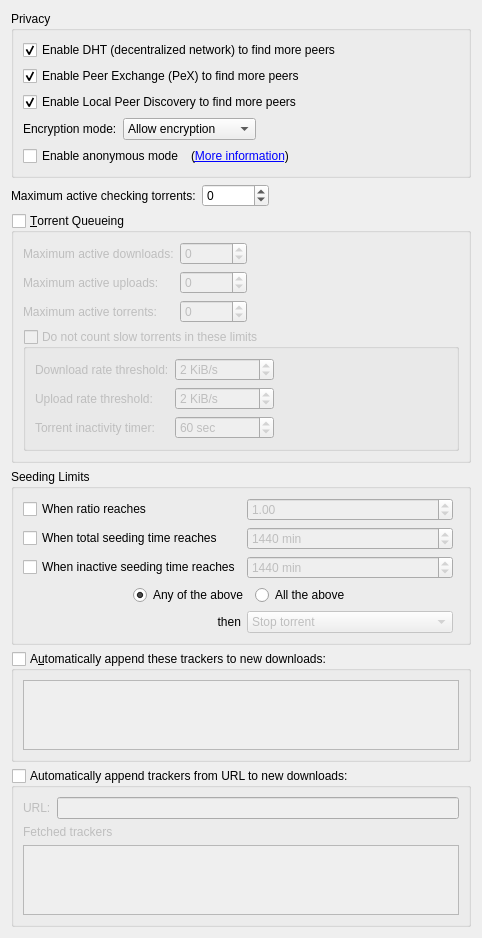
          <widget class="QWidget" name="scrollAreaWidgetContents_4">
           <property name="geometry">
            <rect>
             <x>0</x>
             <y>0</y>
             <width>413</width>
             <height>693</height>
            </rect>
           </property>
           <layout class="QVBoxLayout" name="verticalLayout_7">
            <item>
             <widget class="QGroupBox" name="AddBTFeaturesBox">
              <property name="title">
               <string>Privacy</string>
              </property>
              <layout class="QVBoxLayout" name="verticalLayout_14">
               <item>
                <widget class="QCheckBox" name="checkDHT">
                 <property name="toolTip">
                  <string>Find peers on the DHT network</string>
                 </property>
                 <property name="text">
                  <string>Enable DHT (decentralized network) to find more peers</string>
                 </property>
                 <property name="checked">
                  <bool>true</bool>
                 </property>
                </widget>
               </item>
               <item>
                <widget class="QCheckBox" name="checkPeX">
                 <property name="toolTip">
                  <string>Exchange peers with compatible Bittorrent clients (µTorrent, Vuze, ...)</string>
                 </property>
                 <property name="text">
                  <string>Enable Peer Exchange (PeX) to find more peers</string>
                 </property>
                 <property name="checked">
                  <bool>true</bool>
                 </property>
                </widget>
               </item>
               <item>
                <widget class="QCheckBox" name="checkLSD">
                 <property name="toolTip">
                  <string>Look for peers on your local network</string>
                 </property>
                 <property name="text">
                  <string>Enable Local Peer Discovery to find more peers</string>
                 </property>
                 <property name="checked">
                  <bool>true</bool>
                 </property>
                </widget>
               </item>
               <item>
                <layout class="QHBoxLayout">
                 <item>
                  <widget class="QLabel" name="lbl_encryption">
                   <property name="text">
                    <string>Encryption mode:</string>
                   </property>
                  </widget>
                 </item>
                 <item>
                  <widget class="QComboBox" name="comboEncryption">
                   <property name="toolTip">
                    <string>Allow encryption: Connect to peers regardless of setting
Require encryption: Only connect to peers with protocol encryption
Disable encryption: Only connect to peers without protocol encryption</string>
                   </property>
                   <item>
                    <property name="text">
                     <string>Allow encryption</string>
                    </property>
                   </item>
                   <item>
                    <property name="text">
                     <string>Require encryption</string>
                    </property>
                   </item>
                   <item>
                    <property name="text">
                     <string>Disable encryption</string>
                    </property>
                   </item>
                  </widget>
                 </item>
                 <item>
                  <spacer>
                   <property name="orientation">
                    <enum>Qt::Orientation::Horizontal</enum>
                   </property>
                   <property name="sizeHint" stdset="0">
                    <size>
                     <width>40</width>
                     <height>20</height>
                    </size>
                   </property>
                  </spacer>
                 </item>
                </layout>
               </item>
               <item>
                <layout class="QHBoxLayout" name="horizontalLayout_6">
                 <item>
                  <widget class="QCheckBox" name="checkAnonymousMode">
                   <property name="toolTip">
                    <string>Enable only when using a proxy or a VPN connection</string>
                   </property>
                   <property name="text">
                    <string>Enable anonymous mode</string>
                   </property>
                  </widget>
                 </item>
                 <item>
                  <widget class="QLabel" name="label_anonymous">
                   <property name="text">
                    <string>(&lt;a href=&quot;https://github.com/qbittorrent/qBittorrent/wiki/Anonymous-Mode&quot;&gt;More information&lt;/a&gt;)</string>
                   </property>
                   <property name="openExternalLinks">
                    <bool>true</bool>
                   </property>
                   <property name="textInteractionFlags">
                    <set>Qt::TextInteractionFlag::LinksAccessibleByKeyboard|Qt::TextInteractionFlag::LinksAccessibleByMouse</set>
                   </property>
                  </widget>
                 </item>
                 <item>
                  <spacer name="horizontalSpacer_14">
                   <property name="orientation">
                    <enum>Qt::Orientation::Horizontal</enum>
                   </property>
                   <property name="sizeHint" stdset="0">
                    <size>
                     <width>40</width>
                     <height>20</height>
                    </size>
                   </property>
                  </spacer>
                 </item>
                </layout>
               </item>
              </layout>
             </widget>
            </item>
            <item>
             <layout class="QHBoxLayout" name="horizontalLayout_20">
              <item>
               <widget class="QLabel" name="labelMaxActiveCheckingTorrents">
                <property name="text">
                 <string>Maximum active checking torrents:</string>
                </property>
               </widget>
              </item>
              <item>
               <widget class="QSpinBox" name="spinBoxMaxActiveCheckingTorrents">
                <property name="specialValueText">
                 <string notr="true">∞</string>
                </property>
                <property name="minimum">
                 <number>-1</number>
                </property>
                <property name="maximum">
                 <number>2147483647</number>
                </property>
               </widget>
              </item>
              <item>
               <spacer name="horizontalSpacer_21">
                <property name="orientation">
                 <enum>Qt::Orientation::Horizontal</enum>
                </property>
                <property name="sizeHint" stdset="0">
                 <size>
                  <width>40</width>
                  <height>20</height>
                 </size>
                </property>
               </spacer>
              </item>
             </layout>
            </item>
            <item>
             <widget class="QGroupBox" name="checkEnableQueueing">
              <property name="title">
               <string>&amp;Torrent Queueing</string>
              </property>
              <property name="checkable">
               <bool>true</bool>
              </property>
              <property name="checked">
               <bool>false</bool>
              </property>
              <layout class="QGridLayout" name="gridLayout_2">
               <item row="0" column="0">
                <widget class="QLabel" name="label_max_active_dl">
                 <property name="text">
                  <string>Maximum active downloads:</string>
                 </property>
                </widget>
               </item>
               <item row="0" column="1">
                <widget class="QSpinBox" name="spinMaxActiveDownloads">
                 <property name="specialValueText">
                  <string>∞</string>
                 </property>
                 <property name="minimum">
                  <number>-1</number>
                 </property>
                 <property name="maximum">
                  <number>2147483647</number>
                 </property>
                </widget>
               </item>
               <item row="0" column="2">
                <spacer name="horizontalSpacer_7">
                 <property name="orientation">
                  <enum>Qt::Orientation::Horizontal</enum>
                 </property>
                 <property name="sizeHint" stdset="0">
                  <size>
                   <width>40</width>
                   <height>20</height>
                  </size>
                 </property>
                </spacer>
               </item>
               <item row="1" column="0">
                <widget class="QLabel" name="label_max_active_up">
                 <property name="text">
                  <string>Maximum active uploads:</string>
                 </property>
                </widget>
               </item>
               <item row="1" column="1">
                <widget class="QSpinBox" name="spinMaxActiveUploads">
                 <property name="specialValueText">
                  <string>∞</string>
                 </property>
                 <property name="minimum">
                  <number>-1</number>
                 </property>
                 <property name="maximum">
                  <number>2147483647</number>
                 </property>
                </widget>
               </item>
               <item row="2" column="0">
                <widget class="QLabel" name="maxActiveTorrents_lbl">
                 <property name="text">
                  <string>Maximum active torrents:</string>
                 </property>
                </widget>
               </item>
               <item row="2" column="1">
                <widget class="QSpinBox" name="spinMaxActiveTorrents">
                 <property name="specialValueText">
                  <string>∞</string>
                 </property>
                 <property name="minimum">
                  <number>-1</number>
                 </property>
                 <property name="maximum">
                  <number>2147483647</number>
                 </property>
                </widget>
               </item>
               <item row="3" column="0" colspan="3">
                <widget class="QGroupBox" name="checkIgnoreSlowTorrentsForQueueing">
                 <property name="title">
                  <string>Do not count slow torrents in these limits</string>
                 </property>
                 <property name="checkable">
                  <bool>true</bool>
                 </property>
                 <property name="checked">
                  <bool>false</bool>
                 </property>
                 <layout class="QGridLayout" name="gridLayout_13">
                  <item row="0" column="0">
                   <widget class="QLabel" name="labelDownloadRateForSlowTorrents">
                    <property name="text">
                     <string>Download rate threshold:</string>
                    </property>
                   </widget>
                  </item>
                  <item row="0" column="1">
                   <widget class="QSpinBox" name="spinDownloadRateForSlowTorrents">
                    <property name="suffix">
                     <string> KiB/s</string>
                    </property>
                    <property name="maximum">
                     <number>2000000</number>
                    </property>
                    <property name="stepType">
                     <enum>QAbstractSpinBox::StepType::AdaptiveDecimalStepType</enum>
                    </property>
                    <property name="value">
                     <number>2</number>
                    </property>
                   </widget>
                  </item>
                  <item row="0" column="2">
                   <spacer name="horizontalSpacer_9">
                    <property name="orientation">
                     <enum>Qt::Orientation::Horizontal</enum>
                    </property>
                    <property name="sizeHint" stdset="0">
                     <size>
                      <width>40</width>
                      <height>20</height>
                     </size>
                    </property>
                   </spacer>
                  </item>
                  <item row="1" column="0">
                   <widget class="QLabel" name="labelUploadRateForSlowTorrents">
                    <property name="text">
                     <string>Upload rate threshold:</string>
                    </property>
                   </widget>
                  </item>
                  <item row="1" column="1">
                   <widget class="QSpinBox" name="spinUploadRateForSlowTorrents">
                    <property name="suffix">
                     <string> KiB/s</string>
                    </property>
                    <property name="maximum">
                     <number>2000000</number>
                    </property>
                    <property name="stepType">
                     <enum>QAbstractSpinBox::StepType::AdaptiveDecimalStepType</enum>
                    </property>
                    <property name="value">
                     <number>2</number>
                    </property>
                   </widget>
                  </item>
                  <item row="2" column="0">
                   <widget class="QLabel" name="labelSlowTorrentInactivityTimer">
                    <property name="text">
                     <string>Torrent inactivity timer:</string>
                    </property>
                   </widget>
                  </item>
                  <item row="2" column="1">
                   <widget class="QSpinBox" name="spinSlowTorrentsInactivityTimer">
                    <property name="suffix">
                     <string extracomment="seconds"> sec</string>
                    </property>
                    <property name="minimum">
                     <number>1</number>
                    </property>
                    <property name="maximum">
                     <number>999999</number>
                    </property>
                    <property name="value">
                     <number>60</number>
                    </property>
                   </widget>
                  </item>
                 </layout>
                </widget>
               </item>
              </layout>
             </widget>
            </item>
            <item>
             <widget class="QGroupBox" name="seedingLimitsBox">
              <property name="title">
               <string>Seeding Limits</string>
              </property>
              <layout class="QGridLayout" name="gridLayout_15">
               <item row="0" column="0">
                <widget class="QCheckBox" name="checkMaxRatio">
                 <property name="text">
                  <string>When ratio reaches</string>
                 </property>
                </widget>
               </item>
               <item row="0" column="1">
                <widget class="QDoubleSpinBox" name="spinMaxRatio">
                 <property name="enabled">
                  <bool>false</bool>
                 </property>
                 <property name="singleStep">
                  <double>0.050000000000000</double>
                 </property>
                 <property name="value">
                  <double>1.000000000000000</double>
                 </property>
                </widget>
               </item>
               <item row="0" column="2">
                <spacer name="horizontalSpacer_2">
                 <property name="orientation">
                  <enum>Qt::Orientation::Horizontal</enum>
                 </property>
                 <property name="sizeHint" stdset="0">
                  <size>
                   <width>40</width>
                   <height>20</height>
                  </size>
                 </property>
                </spacer>
               </item>
               <item row="1" column="0">
                <widget class="QCheckBox" name="checkMaxSeedingMinutes">
                 <property name="text">
                  <string>When total seeding time reaches</string>
                 </property>
                </widget>
               </item>
               <item row="1" column="1">
                <widget class="QSpinBox" name="spinMaxSeedingMinutes">
                 <property name="enabled">
                  <bool>false</bool>
                 </property>
                 <property name="suffix">
                  <string extracomment="minutes"> min</string>
                 </property>
                 <property name="maximum">
                  <number>9999999</number>
                 </property>
                 <property name="value">
                  <number>1440</number>
                 </property>
                </widget>
               </item>
               <item row="2" column="0">
                <widget class="QCheckBox" name="checkMaxInactiveSeedingMinutes">
                 <property name="text">
                  <string>When inactive seeding time reaches</string>
                 </property>
                </widget>
               </item>
               <item row="2" column="1">
                <widget class="QSpinBox" name="spinMaxInactiveSeedingMinutes">
                 <property name="enabled">
                  <bool>false</bool>
                 </property>
                 <property name="suffix">
                  <string extracomment="minutes"> min</string>
                 </property>
                 <property name="maximum">
                  <number>9999999</number>
                 </property>
                 <property name="value">
                  <number>1440</number>
                 </property>
                </widget>
               </item>
               <item row="3" column="0" colspan="3">
                <layout class="QHBoxLayout" name="layoutShareLimitsMode">
                 <item>
                  <spacer name="horizontalSpacer_26">
                   <property name="orientation">
                    <enum>Qt::Orientation::Horizontal</enum>
                   </property>
                   <property name="sizeHint" stdset="0">
                    <size>
                     <width>40</width>
                     <height>20</height>
                    </size>
                   </property>
                  </spacer>
                 </item>
                 <item>
                  <widget class="QRadioButton" name="radioButtonShareLimitsModeAny">
                   <property name="text">
                    <string>Any of the above</string>
                   </property>
                   <property name="checked">
                    <bool>true</bool>
                   </property>
                  </widget>
                 </item>
                 <item>
                  <widget class="QRadioButton" name="radioButtonShareLimitsModeAll">
                   <property name="text">
                    <string>All the above</string>
                   </property>
                  </widget>
                 </item>
                 <item>
                  <spacer name="horizontalSpacer_25">
                   <property name="orientation">
                    <enum>Qt::Orientation::Horizontal</enum>
                   </property>
                   <property name="sizeHint" stdset="0">
                    <size>
                     <width>40</width>
                     <height>20</height>
                    </size>
                   </property>
                  </spacer>
                 </item>
                </layout>
               </item>
               <item row="4" column="0">
                <widget class="QLabel" name="label">
                 <property name="text">
                  <string>then</string>
                 </property>
                 <property name="alignment">
                  <set>Qt::AlignmentFlag::AlignRight|Qt::AlignmentFlag::AlignTrailing|Qt::AlignmentFlag::AlignVCenter</set>
                 </property>
                </widget>
               </item>
               <item row="4" column="1">
                <widget class="QComboBox" name="comboRatioLimitAct">
                 <property name="enabled">
                  <bool>false</bool>
                 </property>
                 <item>
                  <property name="text">
                   <string>Stop torrent</string>
                  </property>
                 </item>
                 <item>
                  <property name="text">
                   <string>Remove torrent</string>
                  </property>
                 </item>
                 <item>
                  <property name="text">
                   <string>Remove torrent and its files</string>
                  </property>
                 </item>
                 <item>
                  <property name="text">
                   <string>Enable super seeding for torrent</string>
                  </property>
                 </item>
                </widget>
               </item>
              </layout>
             </widget>
            </item>
            <item>
             <widget class="QGroupBox" name="checkEnableAddTrackers">
              <property name="title">
               <string>A&amp;utomatically append these trackers to new downloads:</string>
              </property>
              <property name="checkable">
               <bool>true</bool>
              </property>
              <property name="checked">
               <bool>false</bool>
              </property>
              <layout class="QGridLayout" name="gridLayout_16">
               <item row="0" column="0">
                <widget class="QPlainTextEdit" name="textTrackers">
                 <property name="tabChangesFocus">
                  <bool>true</bool>
                 </property>
                </widget>
               </item>
              </layout>
             </widget>
            </item>
            <item>
             <widget class="QGroupBox" name="checkAddTrackersFromURL">
              <property name="title">
               <string>Automatically append trackers from URL to new downloads:</string>
              </property>
              <property name="checkable">
               <bool>true</bool>
              </property>
              <property name="checked">
               <bool>false</bool>
              </property>
              <layout class="QVBoxLayout" name="checkAddTrackersFromURLLayout">
               <item>
                <layout class="QHBoxLayout" name="horizontalLayout_21">
                 <item>
                  <widget class="QLabel" name="labelCustomizeTrackersListUrl">
                   <property name="text">
                    <string>URL:</string>
                   </property>
                  </widget>
                 </item>
                 <item>
                  <widget class="QLineEdit" name="textTrackersURL"/>
                 </item>
                </layout>
               </item>
               <item>
                <widget class="QLabel" name="labeltrackersFromURL">
                 <property name="text">
                  <string>Fetched trackers</string>
                 </property>
                </widget>
               </item>
               <item>
                <widget class="QPlainTextEdit" name="textTrackersFromURL">
                 <property name="readOnly">
                  <bool>true</bool>
                 </property>
                </widget>
               </item>
              </layout>
             </widget>
            </item>
            <item>
             <spacer name="verticalSpacer_8">
              <property name="orientation">
               <enum>Qt::Orientation::Vertical</enum>
              </property>
              <property name="sizeHint" stdset="0">
               <size>
                <width>20</width>
                <height>40</height>
               </size>
              </property>
             </spacer>
            </item>
           </layout>
          </widget>
